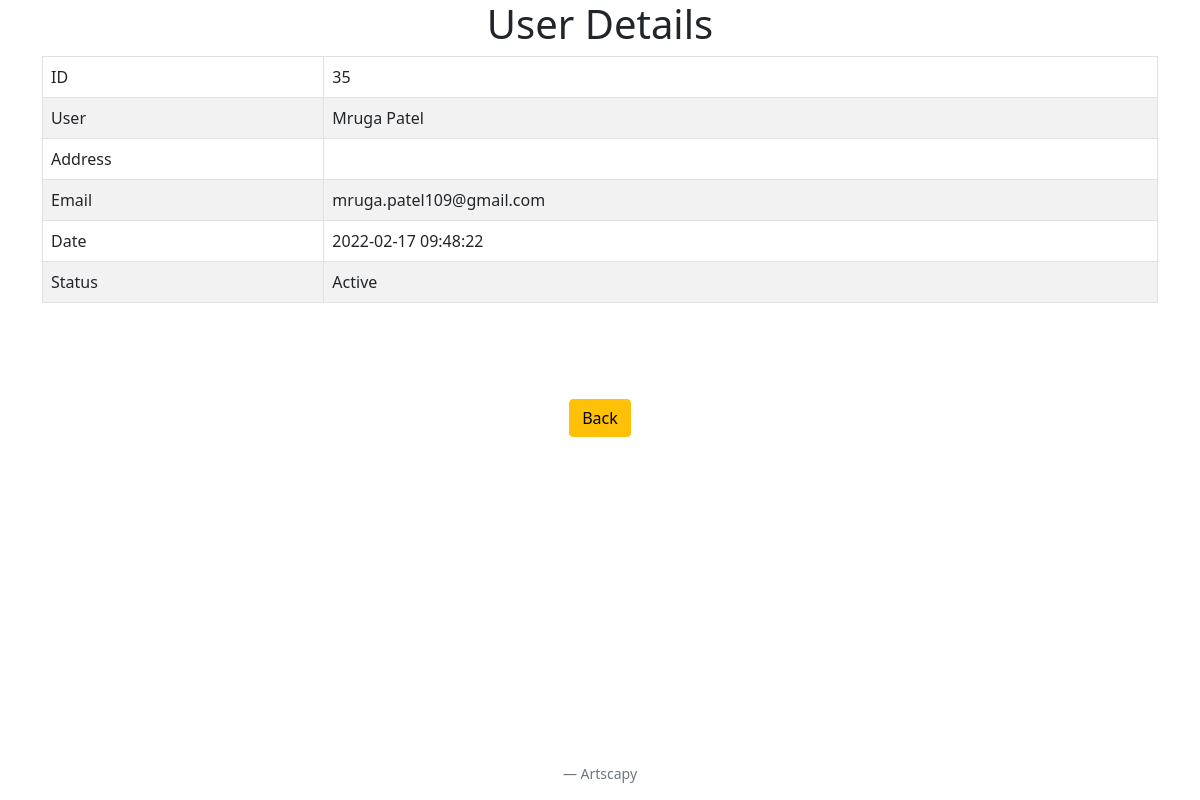
Page /includes/view.php?user_id=35 on the committed database.
### tables this page shows
CREATE TABLE `users` (
  `id` int(12) NOT NULL AUTO_INCREMENT,
  `username` varchar(255) NOT NULL,
  `email` varchar(255) NOT NULL,
  `password` varchar(255) NOT NULL,
  `address1` varchar(255) DEFAULT NULL,
  `address2` varchar(255) DEFAULT NULL,
  `city` varchar(50) DEFAULT NULL,
  `country` varchar(50) DEFAULT NULL,
  `date_added` datetime DEFAULT NULL,
  `active` bit(1) DEFAULT b'1',
  PRIMARY KEY (`id`)
);

### includes/view.php (the view)
<?php  include '../header.php'?>
<h1 class="text-center">User Details</h1>
  <div class="container">
    <table class="table table-striped table-bordered table-hover">
        <tbody>
          <tr>
            <?php
              if (isset($_GET['user_id'])) {
                  $userid = $_GET['user_id'];
                  $query="SELECT * FROM users WHERE id = {$userid} ";
                  $view_users= mysqli_query($conn,$query);
                  while($row = mysqli_fetch_assoc($view_users))
                  {
                      $id = $row['id'];
                      $user = $row['username'];
                      $address = $row['address1'] . " " . $row['address2'] . " " . $row['city'] . " " . $row['country'];
                      $email = $row['email'];
                      $date = $row['date_added'];
                      $status = $row['active'];
                      $statusText = ($status == 1) ? "Active" : "Inactive";
                        echo "<tr><td>ID</td> <td >{$id}</td></tr>";
                        echo "<tr><td>User</td> <td > {$user}</td></tr>";
                        echo "<tr><td>Address</td> <td > {$address}</td></tr>";
                        echo " <tr><td>Email</td><td >{$email} </td></tr>";
                        echo " <tr><td>Date</td><td >{$date} </td></tr>";
                        echo " <tr><td>Status</td><td >{$statusText} </td></tr>";
                  }
                }
            ?>
          </tr>
        </tbody>
    </table>
  </div>
  <div class="container text-center mt-5">
    <a href="home.php" class="btn btn-warning mt-5"> Back </a>
  <div>
<?php include "../footer.php" ?>

### rows in the picture
users: id "35", username "Mruga Patel", email "mruga.patel109@gmail.com", date_added "2022-02-17 09:48:22", active "Active"
